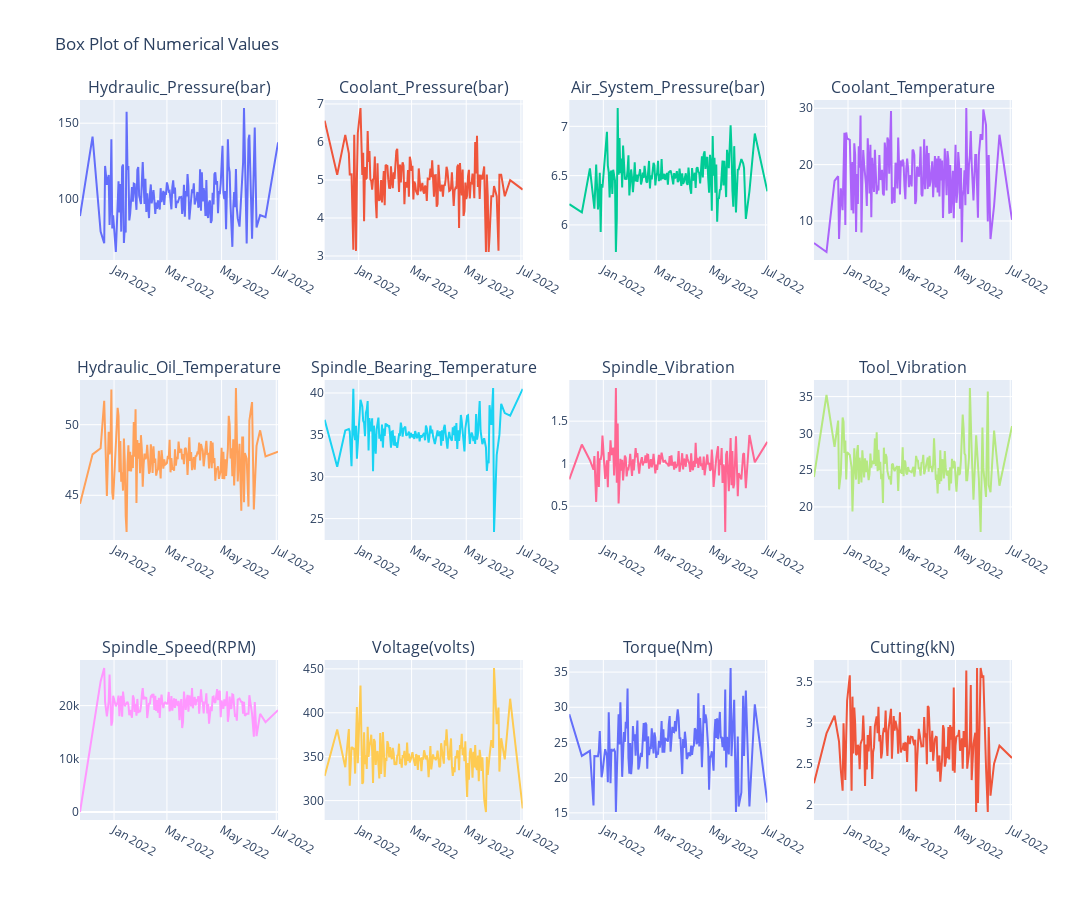

Notebook cell for this chart:
### Markdown cell above
>Divided by the different models of the machine, we can clearly see that among the features, not a lot of variation appeared. ***Specifically, only Hydraulic_Pressure(Bar) has a significant difference among the three models.*** 
<br>

>We can interpreted this as there are **not many differences in features performance of among the three models***. Deeper analysis of the categorical values may shed more light on this.

### Code cell
#Create a df with Date as datetime type 
df_date = df.copy()
df_date['Date'] = pd.to_datetime(df_date['Date'])
avg_over_time = df_date.groupby('Date')[numerical].mean().reset_index()

fig = make_subplots(rows = 3, cols = 4, subplot_titles = numerical)
cols = 4 
rows = 3
# Loop to add plots
for i, name in enumerate(numerical):
    row = i // cols + 1
    col = i % cols + 1
    
    # Example plot: random line
    y = avg_over_time[name]
    fig.add_trace(
        go.Scatter(y=y, x = avg_over_time['Date'], name=name, mode ='lines'),  
        row=row,
        col=col, 
    
    )


# Update layout
fig.update_layout(
    height=300*rows,  # Adjust height based on number of rows
    width=1200,
    title_text="Box Plot of Numerical Values",
    showlegend=False,
)

fig.show()

### Figure 1 — Plotly figure (JSON) as saved in the notebook; plotly's stock layout.template omitted (floating-point values rounded to 4 significant figures; data arrays with more than 128 entries replaced by an {"elided": "..."} marker saying what was removed)
{"data": [{"mode": "lines", "name": "Hydraulic_Pressure(bar)", "type": "scatter", "x": {"elided": "164 str values"}, "xaxis": "x", "y": {"elided": "164 float values"}, "yaxis": "y"}, {"mode": "lines", "name": "Coolant_Pressure(bar)", "type": "scatter", "x": {"elided": "164 str values"}, "xaxis": "x2", "y": {"elided": "164 float values"}, "yaxis": "y2"}, {"mode": "lines", "name": "Air_System_Pressure(bar)", "type": "scatter", "x": {"elided": "164 str values"}, "xaxis": "x3", "y": {"elided": "164 float values"}, "yaxis": "y3"}, {"mode": "lines", "name": "Coolant_Temperature", "type": "scatter", "x": {"elided": "164 str values"}, "xaxis": "x4", "y": {"elided": "164 float values"}, "yaxis": "y4"}, {"mode": "lines", "name": "Hydraulic_Oil_Temperature", "type": "scatter", "x": {"elided": "164 str values"}, "xaxis": "x5", "y": {"elided": "164 float values"}, "yaxis": "y5"}, {"mode": "lines", "name": "Spindle_Bearing_Temperature", "type": "scatter", "x": {"elided": "164 str values"}, "xaxis": "x6", "y": {"elided": "164 float values"}, "yaxis": "y6"}, {"mode": "lines", "name": "Spindle_Vibration", "type": "scatter", "x": {"elided": "164 str values"}, "xaxis": "x7", "y": {"elided": "164 float values"}, "yaxis": "y7"}, {"mode": "lines", "name": "Tool_Vibration", "type": "scatter", "x": {"elided": "164 str values"}, "xaxis": "x8", "y": {"elided": "164 float values"}, "yaxis": "y8"}, {"mode": "lines", "name": "Spindle_Speed(RPM)", "type": "scatter", "x": {"elided": "164 str values"}, "xaxis": "x9", "y": {"elided": "164 float values"}, "yaxis": "y9"}, {"mode": "lines", "name": "Voltage(volts)", "type": "scatter", "x": {"elided": "164 str values"}, "xaxis": "x10", "y": {"elided": "164 float values"}, "yaxis": "y10"}, {"mode": "lines", "name": "Torque(Nm)", "type": "scatter", "x": {"elided": "164 str values"}, "xaxis": "x11", "y": {"elided": "164 float values"}, "yaxis": "y11"}, {"mode": "lines", "name": "Cutting(kN)", "type": "scatter", "x": {"elided": "164 str values"}, "xaxis": "x12", "y": {"elided": "164 float values"}, "yaxis": "y12"}], "layout": {"annotations": [{"font": {"size": 16}, "showarrow": false, "text": "Hydraulic_Pressure(bar)", "x": 0.1062, "xanchor": "center", "xref": "paper", "y": 1, "yanchor": "bottom", "yref": "paper"}, {"font": {"size": 16}, "showarrow": false, "text": "Coolant_Pressure(bar)", "x": 0.3688, "xanchor": "center", "xref": "paper", "y": 1, "yanchor": "bottom", "yref": "paper"}, {"font": {"size": 16}, "showarrow": false, "text": "Air_System_Pressure(bar)", "x": 0.6313, "xanchor": "center", "xref": "paper", "y": 1, "yanchor": "bottom", "yref": "paper"}, {"font": {"size": 16}, "showarrow": false, "text": "Coolant_Temperature", "x": 0.8938, "xanchor": "center", "xref": "paper", "y": 1, "yanchor": "bottom", "yref": "paper"}, {"font": {"size": 16}, "showarrow": false, "text": "Hydraulic_Oil_Temperature", "x": 0.1062, "xanchor": "center", "xref": "paper", "y": 0.6111, "yanchor": "bottom", "yref": "paper"}, {"font": {"size": 16}, "showarrow": false, "text": "Spindle_Bearing_Temperature", "x": 0.3688, "xanchor": "center", "xref": "paper", "y": 0.6111, "yanchor": "bottom", "yref": "paper"}, {"font": {"size": 16}, "showarrow": false, "text": "Spindle_Vibration", "x": 0.6313, "xanchor": "center", "xref": "paper", "y": 0.6111, "yanchor": "bottom", "yref": "paper"}, {"font": {"size": 16}, "showarrow": false, "text": "Tool_Vibration", "x": 0.8938, "xanchor": "center", "xref": "paper", "y": 0.6111, "yanchor": "bottom", "yref": "paper"}, {"font": {"size": 16}, "showarrow": false, "text": "Spindle_Speed(RPM)", "x": 0.1062, "xanchor": "center", "xref": "paper", "y": 0.2222, "yanchor": "bottom", "yref": "paper"}, {"font": {"size": 16}, "showarrow": false, "text": "Voltage(volts)", "x": 0.3688, "xanchor": "center", "xref": "paper", "y": 0.2222, "yanchor": "bottom", "yref": "paper"}, {"font": {"size": 16}, "showarrow": false, "text": "Torque(Nm)", "x": 0.6313, "xanchor": "center", "xref": "paper", "y": 0.2222, "yanchor": "bottom", "yref": "paper"}, {"font": {"size": 16}, "showarrow": false, "text": "Cutting(kN)", "x": 0.8938, "xanchor": "center", "xref": "paper", "y": 0.2222, "yanchor": "bottom", "yref": "paper"}], "height": 900, "showlegend": false, "title": {"text": "Box Plot of Numerical Values"}, "width": 1200, "xaxis": {"anchor": "y", "domain": [0, 0.2125]}, "xaxis10": {"anchor": "y10", "domain": [0.2625, 0.475]}, "xaxis11": {"anchor": "y11", "domain": [0.525, 0.7375]}, "xaxis12": {"anchor": "y12", "domain": [0.7875, 1]}, "xaxis2": {"anchor": "y2", "domain": [0.2625, 0.475]}, "xaxis3": {"anchor": "y3", "domain": [0.525, 0.7375]}, "xaxis4": {"anchor": "y4", "domain": [0.7875, 1]}, "xaxis5": {"anchor": "y5", "domain": [0, 0.2125]}, "xaxis6": {"anchor": "y6", "domain": [0.2625, 0.475]}, "xaxis7": {"anchor": "y7", "domain": [0.525, 0.7375]}, "xaxis8": {"anchor": "y8", "domain": [0.7875, 1]}, "xaxis9": {"anchor": "y9", "domain": [0, 0.2125]}, "yaxis": {"anchor": "x", "domain": [0.7778, 1]}, "yaxis10": {"anchor": "x10", "domain": [0, 0.2222]}, "yaxis11": {"anchor": "x11", "domain": [0, 0.2222]}, "yaxis12": {"anchor": "x12", "domain": [0, 0.2222]}, "yaxis2": {"anchor": "x2", "domain": [0.7778, 1]}, "yaxis3": {"anchor": "x3", "domain": [0.7778, 1]}, "yaxis4": {"anchor": "x4", "domain": [0.7778, 1]}, "yaxis5": {"anchor": "x5", "domain": [0.3889, 0.6111]}, "yaxis6": {"anchor": "x6", "domain": [0.3889, 0.6111]}, "yaxis7": {"anchor": "x7", "domain": [0.3889, 0.6111]}, "yaxis8": {"anchor": "x8", "domain": [0.3889, 0.6111]}, "yaxis9": {"anchor": "x9", "domain": [0, 0.2222]}}}
